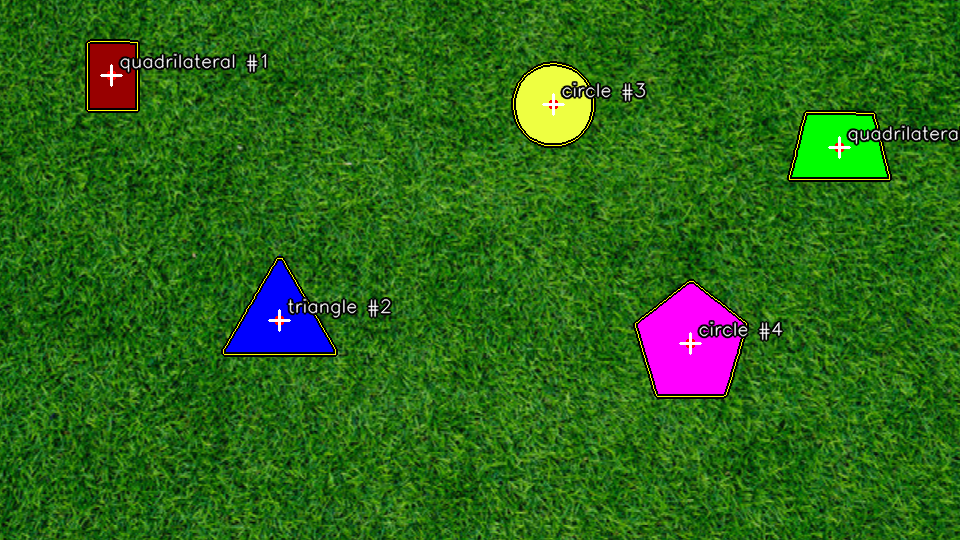
#> input picture Task1Solution.png, 960 x 540 px
$ python -i detect_shapes_video_task2.py   (imports and definitions only)
#> lines starting #> are read from the running program, lines starting #| are printed output that depends on the picture; after the words box and inside, x2 and y2 are one past the last pixel; in counts of white or black regions, pixels touching at a corner belong together
### detect_shapes.py
import argparse
import os
from typing import List, Tuple

import cv2
import numpy as np


# [7 lines left out: function read_image_bgr, not called in this run]


def compute_background_lab(image_bgr: np.ndarray, border: int =12) -> np.ndarray:
	"""Estimate grassy background color in CIE LAB by sampling the border."""
	image_lab = cv2.cvtColor(image_bgr, cv2.COLOR_BGR2LAB)
	h, w = image_lab.shape[:2]

	mask = np.zeros((h, w), dtype=np.uint8)
	mask[:border, :] = 1
	mask[-border:, :] = 1
	mask[:, :border] = 1
	mask[:, -border:] = 1

	bg_pixels = image_lab[mask.astype(bool)]
	if bg_pixels.size == 0:
		bg_pixels = image_lab.reshape(-1, 3)
	background_lab = np.median(bg_pixels, axis=0).astype(np.float32)
	return background_lab


essential_kernel = np.ones((5, 5), dtype=np.uint8)

#takes a color image in an nd array and returns a binary mask in an nd array
# [153 lines left out: functions build_foreground_mask, classify_shape, find_contours, annotate_image, run, parse_args, not called in this run]


# [4 lines that do not run on import are left out]

### detect_shapes_video_task2.py
"""
PennAir Challenge - Dynamic Shape Detection and Tracking
=======================================================

This module processes video streams to detect and track colored shapes on different backgrounds.
It combines color-based detection (LAB color space) with motion detection (MOG2) for
shape identification and provides both 2D pixel coordinates and 3D world coordinates.

Key Features:
- Dual detection: Color-based (LAB distance) + Motion-based (background subtraction)
- Tunable parameters: Gaussian blur, threshold values, morphological operations
- 3D coordinate estimation using pinhole camera model and reference circle
- Real-time processing with optional live preview
"""

import argparse
import os
from typing import List, Tuple, Optional

import cv2
import numpy as np

# Import helper functions from static image detector module
from detect_shapes import (
	compute_background_lab,     # Estimates grass background color from image borders
	build_foreground_mask,      # Creates binary mask for non-grass regions
	find_contours,              # Finds and filters contours by area
	classify_shape,             # Classifies contours as circle, triangle, square, etc.
	essential_kernel            # 5x5 morphological kernel for noise reduction
)

# === CAMERA CALIBRATION PARAMETERS ===
# These values are specific to the camera from the provided intrinsic matrix
DEFAULT_FX = 2564.3186869      # Focal length in x-direction (pixels)
DEFAULT_FY = 2569.70273111     # Focal length in y-direction (pixels)
DEFAULT_CIRCLE_RADIUS_IN = 10.0  # Known real-world radius of reference circle (inches)

# === 3D CALIBRATION CACHE ===
# These values are computed once from the reference circle and reused for all frames
# This assumes constant depth (planar scene) which is valid for objects on flat plane
Z0_CACHE: Optional[float] = None        # Constant depth from camera to ground plane
ALPHA_X_CACHE: Optional[float] = None   # Pre-computed scale factor: Z0 / fx
ALPHA_Y_CACHE: Optional[float] = None   # Pre-computed scale factor: Z0 / fy


def process_video_frame(
    frame: np.ndarray,
    background_lab: Optional[np.ndarray] = None,
    mog2: Optional[cv2.BackgroundSubtractor] = None,
    *,
    fx: Optional[float] = None,
    fy: Optional[float] = None,
    cx: float = 0.0,
    cy: float = 0.0,
    circle_radius_in: Optional[float] = None,
    label_3d: bool = False,
    blur_kernel_size: int = 5,
    blur_sigma: float = 0.0,
    threshold: int = 95
) -> Tuple[np.ndarray, List[np.ndarray], np.ndarray]:
    """
    Process a single video frame for shape detection using dual-method approach.

    This function combines color-based detection (LAB color space distance from grass)
    with motion-based detection (MOG2 background subtraction) to identify shapes on different backgrounds.

    Args:
        frame: Input BGR frame from video
        background_lab: Pre-computed grass background color in LAB space
        mog2: MOG2 background subtractor for motion detection
        fx, fy: Camera focal lengths for 3D coordinate calculation
        cx, cy: Image center coordinates (origin for coordinate system)
        circle_radius_in: Known real-world radius of reference circle
        label_3d: Whether to compute and display 3D coordinates
        blur_kernel_size: Gaussian blur kernel size (reduces noise)
        blur_sigma: Gaussian blur strength (0 = auto-calculate)
        threshold: LAB distance threshold for foreground detection

    Returns:
        Tuple of (annotated_frame, detected_contours, combined_mask)
    """
    # Fallback: compute background from current frame if not provided
    if background_lab is None:
        print("No background provided, computing from frame")
        background_lab = compute_background_lab(frame)

    # === COLOR-BASED DETECTION ===
    # Create mask based on LAB color distance from background
    lab_mask = build_foreground_mask_with_background(frame, background_lab, blur_kernel_size, blur_sigma, threshold)

    # === MOTION-BASED DETECTION ===
    # Use MOG2 to detect moving objects that cannot be detected with color mask
    motion_mask = None
    if mog2 is not None:
        fg = mog2.apply(frame)
        # Remove shadows (value 127) and keep only strong foreground (255)
        _, motion_mask = cv2.threshold(fg, 150, 255, cv2.THRESH_BINARY)
        # Clean up motion mask with morphological operations
        motion_mask = cv2.morphologyEx(motion_mask, cv2.MORPH_OPEN, essential_kernel, iterations=1)   # Remove noise
        motion_mask = cv2.morphologyEx(motion_mask, cv2.MORPH_CLOSE, essential_kernel, iterations=1)  # Fill gaps
    else:
        motion_mask = np.zeros_like(lab_mask)

    # === MASK FUSION ===
    # Combine both detection methods: pixel is foreground if EITHER method detects it
    combined_mask = cv2.bitwise_or(lab_mask, motion_mask)

    # === CONTOUR DETECTION ===
    # Find shapes and filter by area to remove noise and overly large regions
    contours = find_contours_with_min_area(combined_mask, min_area=10000, max_area=150000)

    # === ANNOTATION ===
    # Draw detected shapes with labels and coordinate information
    annotated_frame = annotate_video_frame(
        frame, contours,
        fx=fx, fy=fy, cx=cx, cy=cy,
        circle_radius_in=circle_radius_in,
        label_3d=label_3d
    )

    return annotated_frame, contours, combined_mask


def _estimate_depth_from_circle(contours: List[np.ndarray], fx: float, fy: float, circle_radius_in: float):
    """
    Find a circle among contours and calculate depth Z (in same units as circle_radius_in).
    Uses the minEnclosingCircle radius in pixels and pinhole model: Z = f * R_real / r_pix.
    Returns (Z, r_pix) or (None, None) if no circle found.
    """
    if fx is None or fy is None or circle_radius_in is None:
        return None, None

    f = 0.5 * (float(fx) + float(fy))
    for cnt in sorted(contours, key=cv2.contourArea, reverse=True):
        name = classify_shape(cnt).lower()
        if "circle" in name:
            (cx, cy), r_pix = cv2.minEnclosingCircle(cnt)
            if r_pix > 5:
                Z = (f * float(circle_radius_in)) / float(r_pix)
                return float(Z), float(r_pix)
    return None, None


# [8 lines left out: function _pixel_to_camera_xyz, not called in this run]


def find_contours_with_min_area(mask: np.ndarray, min_area: int = 50, max_area: int = 150000) -> List[np.ndarray]:
	"""Find contours with a minimum area filter to remove noise."""
	contours, _ = cv2.findContours(mask, cv2.RETR_EXTERNAL, cv2.CHAIN_APPROX_SIMPLE)
	# Filter contours by minimum area
	large_contours = [cnt for cnt in contours if cv2.contourArea(cnt) >= min_area and cv2.contourArea(cnt) <= max_area]
	# Sort left-to-right for predictable order
	large_contours.sort(key=lambda c: cv2.boundingRect(c)[0])
	return large_contours


def build_foreground_mask_with_background(
    image_bgr: np.ndarray,
    background_lab: np.ndarray,
    blur_kernel_size: int = 5,
    blur_sigma: float = 0.0,
    threshold: int = 95
) -> np.ndarray:
	"""
	Create foreground mask using LAB color space distance from grass background.

	This is the core color-based detection algorithm. It works by:
	1. Blurring the image to reduce texture noise from grass
	2. Converting to LAB color space (better for color distance calculations)
	3. Computing Euclidean distance from each pixel to the grass background color
	4. Thresholding to create binary mask (foreground vs background)
	5. Morphological operations to clean up the mask

	Args:
		image_bgr: Input frame in BGR color space
		background_lab: Pre-computed grass background color in LAB space
		blur_kernel_size: Size of Gaussian blur kernel (must be odd)
		blur_sigma: Gaussian blur standard deviation (0 = auto-calculate)
		threshold: Distance threshold for foreground detection (0-255)

	Returns:
		Binary mask where 255 = foreground (shapes), 0 = background (grass)
	"""
	# Ensure kernel size is odd (required by OpenCV)
	if blur_kernel_size % 2 == 0:
		blur_kernel_size += 1

	# Apply Gaussian blur to reduce grass texture noise
	blurred = cv2.GaussianBlur(image_bgr, (blur_kernel_size, blur_kernel_size), blur_sigma)

	# Convert to LAB color space for perceptually uniform color distance
	lab = cv2.cvtColor(blurred, cv2.COLOR_BGR2LAB).astype(np.float32)

	# Compute Euclidean distance from each pixel to grass background color
	delta = np.linalg.norm(lab - background_lab.reshape(1, 1, 3), axis=2)

	# Normalize distance values to 0-255 range for thresholding
	delta_norm = cv2.normalize(delta, None, 0, 255, cv2.NORM_MINMAX).astype(np.uint8)

	# Apply fixed threshold to create binary mask
	_, mask = cv2.threshold(delta_norm, threshold, 255, cv2.THRESH_BINARY)

	# Morphological operations to clean up the mask
	mask = cv2.morphologyEx(mask, cv2.MORPH_CLOSE, essential_kernel, iterations=2)  # Fill small holes
	mask = cv2.morphologyEx(mask, cv2.MORPH_OPEN, essential_kernel, iterations=1)   # Remove small noise

	return mask


def annotate_video_frame(
    frame: np.ndarray,
    contours: List[np.ndarray],
    *,
    fx: Optional[float] = None,
    fy: Optional[float] = None,
    cx: float = 0.0,
    cy: float = 0.0,
    circle_radius_in: Optional[float] = None,
    label_3d: bool = False
) -> np.ndarray:
    """
    Annotate video frame with detected shapes, coordinates, and visual markers.

    Draws shape outlines, centroids, labels, and coordinate information on the frame.
    Provides both 2D pixel coordinates (relative to image center) and optional 3D
    world coordinates using the pinhole camera model.

    Args:
        frame: Input BGR frame to annotate
        contours: List of detected shape contours
        fx, fy: Camera focal lengths for 3D coordinate calculation
        cx, cy: Image center coordinates (coordinate system origin)
        circle_radius_in: Known real-world radius of reference circle
        label_3d: Whether to compute and display 3D world coordinates

    Returns:
        Annotated frame with shape outlines, labels, and coordinate information
    """
    annotated = frame.copy()

    # === COORDINATE SYSTEM ORIGIN ===
    # Draw green dot at image center to show coordinate system origin
    try:
        center_u = int(round(cx))
        center_v = int(round(cy))
        cv2.circle(annotated, (center_u, center_v), 6, (0, 255, 0), -1)  # Green dot
    except Exception:
        pass

    # === 3D COORDINATE SETUP ===
    # Retrieve cached depth and scale factors for 3D coordinate calculation
    Z_for_frame = None
    alpha_x = None
    alpha_y = None
    if label_3d and (fx is not None) and (fy is not None):
        global Z0_CACHE, ALPHA_X_CACHE, ALPHA_Y_CACHE
        if (Z0_CACHE is not None) and (ALPHA_X_CACHE is not None) and (ALPHA_Y_CACHE is not None):
            # Use pre-computed values from initialization
            Z_for_frame = Z0_CACHE
            alpha_x, alpha_y = ALPHA_X_CACHE, ALPHA_Y_CACHE
        elif circle_radius_in is not None:
            # Fallback: try to compute depth from current frame if not cached
            Z_try, _ = _estimate_depth_from_circle(contours, fx, fy, circle_radius_in)
            if Z_try is not None:
                Z0_CACHE = float(Z_try)
                ALPHA_X_CACHE = Z0_CACHE / float(fx)
                ALPHA_Y_CACHE = Z0_CACHE / float(fy)
                Z_for_frame = Z0_CACHE
                alpha_x, alpha_y = ALPHA_X_CACHE, ALPHA_Y_CACHE

    # === SHAPE ANNOTATION ===
    # Process each detected shape contour
    for idx, contour in enumerate(contours, start=1):
        shape_name = classify_shape(contour)

        # Draw shape outline with border and colored fill for visibility
        cv2.drawContours(annotated, [contour], -1, (0, 0, 0), thickness=4)      # Black border
        cv2.drawContours(annotated, [contour], -1, (0, 255, 255), thickness=2)  # Yellow outline

        # Calculate and mark centroid
        moments = cv2.moments(contour)
        if moments["m00"] != 0:  # Valid contour with non-zero area
            # Compute centroid coordinates
            u = int(moments["m10"] / moments["m00"])
            v = int(moments["m01"] / moments["m00"])

            # Draw centroid marker
            cv2.circle(annotated, (u, v), 8, (0, 0, 255), -1)  # Red dot
            cv2.drawMarker(annotated, (u, v), (255, 255, 255),  # White cross
                           markerType=cv2.MARKER_CROSS, markerSize=15, thickness=3)

            # === COORDINATE CALCULATION ===
            # Convert to center-origin coordinates (image center = (0,0))
            u_c = int(round(u - cx))
            v_c = int(round(v - cy))

            # Prepare text labels
            line1 = f"{shape_name} #{idx}  (u_c,v_c)=({u_c},{v_c})"  # 2D coordinates

            # Optional 3D world coordinates using pinhole camera model
            line2 = None
            if (Z_for_frame is not None) and (alpha_x is not None) and (alpha_y is not None):
                X = alpha_x * (u - cx)  # World X coordinate
                Y = alpha_y * (v - cy)  # World Y coordinate
                Z = Z_for_frame         # Constant depth (planar assumption)
                line2 = f"(x,y,depth)=({X:.1f},{Y:.1f},{Z:.1f})"

            # === TEXT RENDERING ===
            # Draw text with black halo for readability on any background
            y0 = max(20, v - 20)  # Position text above centroid
            for (txt, dy) in [(line1, 0), (line2, 22)]:
                if txt is None:
                    continue
                pos = (u + 12, y0 + dy)
                # Black halo (thicker text)
                cv2.putText(annotated, txt, pos, cv2.FONT_HERSHEY_SIMPLEX, 0.7, (0, 0, 0), 4, cv2.LINE_AA)
                # White text (thinner, on top)
                cv2.putText(annotated, txt, pos, cv2.FONT_HERSHEY_SIMPLEX, 0.7, (255, 255, 255), 2, cv2.LINE_AA)
        else:
            # Fallback for invalid contours: use bounding box center
            x, y, _, _ = cv2.boundingRect(contour)
            label = f"{shape_name} #{idx}"
            cv2.putText(annotated, label, (x, y - 12), cv2.FONT_HERSHEY_SIMPLEX, 0.8, (0, 0, 0), 4, cv2.LINE_AA)
            cv2.putText(annotated, label, (x, y - 12), cv2.FONT_HERSHEY_SIMPLEX, 0.8, (255, 255, 255), 2, cv2.LINE_AA)

    return annotated


def initialize_constant_depth_and_scales(
    first_frame: np.ndarray,
    background_lab: np.ndarray,
    mog2: cv2.BackgroundSubtractor,
    fx: float, fy: float, cx: float, cy: float,
    circle_radius_in: float,
    blur_kernel_size: int = 5,
    blur_sigma: float = 0.0,
    threshold: int = 95
) -> None:
    """
    Compute Z0 (constant depth) once using the circle in the first frame,
    then cache Z0 and the linear scales alpha_x = Z0/fx, alpha_y = Z0/fy.
    """
    global Z0_CACHE, ALPHA_X_CACHE, ALPHA_Y_CACHE

    # Build the same combined mask you use per-frame
    lab_mask = build_foreground_mask_with_background(first_frame, background_lab, blur_kernel_size, blur_sigma, threshold)

    fg = mog2.apply(first_frame)  # already warmed up by caller
    _, motion_mask = cv2.threshold(fg, 200, 255, cv2.THRESH_BINARY)  # drop shadows
    motion_mask = cv2.morphologyEx(motion_mask, cv2.MORPH_OPEN, essential_kernel, iterations=1)
    motion_mask = cv2.morphologyEx(motion_mask, cv2.MORPH_CLOSE, essential_kernel, iterations=1)

    combined_mask = cv2.bitwise_or(lab_mask, motion_mask)
    contours = find_contours_with_min_area(combined_mask, min_area=10000, max_area=150000)

    # min area used to be 20000

    Z_try, _ = _estimate_depth_from_circle(contours, fx, fy, circle_radius_in)
    if Z_try is not None:
        Z0_CACHE = float(Z_try)
        ALPHA_X_CACHE = Z0_CACHE / float(fx)
        ALPHA_Y_CACHE = Z0_CACHE / float(fy)
        print(f"[Init] Z0={Z0_CACHE:.3f}, alpha_x={ALPHA_X_CACHE:.6f}, alpha_y={ALPHA_Y_CACHE:.6f}")
    else:
        print("[Init] Warning: could not estimate Z0 from the first frame (no circle found). "
              "3D labels will be omitted until depth is set.")


def process_video_stream(
    input_path: str,
    output_path: str,
    show_preview: bool = False,
    blur_kernel_size: int = 5,
    blur_sigma: float = 0.0,
    threshold: int = 95
) -> None:
    """
    Main video processing pipeline for shape detection and tracking.

    Processes an input video file frame by frame, applying the dual-detection
    algorithm (color + motion) to identify and track colored shapes on grass.
    Outputs an annotated video with shape labels and coordinate information.

    Processing Pipeline:
    1. Initialize background model from first frame
    2. Set up MOG2 background subtractor for motion detection
    3. Calibrate 3D coordinate system using reference circle
    4. Process each frame with dual detection algorithm
    5. Annotate frames with shape information and coordinates
    6. Write annotated frames to output video

    Args:
        input_path: Path to input video file
        output_path: Path for output annotated video
        show_preview: Whether to display live preview window
        blur_kernel_size: Gaussian blur kernel size for noise reduction
        blur_sigma: Gaussian blur strength (0 = auto-calculate)
        threshold: LAB distance threshold for color-based detection
    """
#> called with input_path = 'Task1Solution.png', output_path = 'out.png', show_preview = False, blur_kernel_size = 5, blur_sigma = 0, threshold = 95
    # === VIDEO SETUP ===
    cap = cv2.VideoCapture(input_path)
    if not cap.isOpened():
        raise ValueError(f"Could not open video file: {input_path}")

    # Get video properties
    fps = cap.get(cv2.CAP_PROP_FPS)
    width = int(cap.get(cv2.CAP_PROP_FRAME_WIDTH))
    height = int(cap.get(cv2.CAP_PROP_FRAME_HEIGHT))
    total_frames = int(cap.get(cv2.CAP_PROP_FRAME_COUNT))

    print(f"Processing video: {width}x{height} @ {fps:.1f}fps, {total_frames} frames")
    print(f"Detection parameters: blur_kernel={blur_kernel_size}, blur_sigma={blur_sigma}, threshold={threshold}")

    # Set coordinate system origin at image center
    cx = width / 2.0
    cy = height / 2.0

    # Initialize output video writer
    fourcc = cv2.VideoWriter_fourcc(*'mp4v')
    out = cv2.VideoWriter(output_path, fourcc, fps, (width, height))

    # === BACKGROUND MODEL INITIALIZATION ===
    # Estimate grass background color from first frame border pixels
    ret, first_frame = cap.read()
#> first_frame is the input picture: shape (540, 960, 3); mean B, G, R 23.9, 103.5, 43.7
    if not ret:
        raise ValueError("Could not read first frame")
    background_lab = compute_background_lab(first_frame)
#> in compute_background_lab, `background_lab = np.median(bg_pixels, axis=0).astype(np.float32)`: background_lab = [97, 90, 167]
#> background_lab = [97, 90, 167]
    print(f"Estimated grass background color (LAB): {background_lab}")
#| Estimated grass background color (LAB): [ 97.  90. 167.]

    # === MOTION DETECTION SETUP ===
    # Initialize MOG2 background subtractor for motion-based detection
    # history=100: considers last 100 frames for background model
    # varThreshold=25: sensitivity to pixel changes (lower = more sensitive)
    # detectShadows=True: identifies shadows as separate class (value 127)
    mog2 = cv2.createBackgroundSubtractorMOG2(history=50, varThreshold=25, detectShadows=True)
    mog2.apply(first_frame)  # Initialize with first frame

    # === 3D CALIBRATION ===
    # Compute constant depth and scale factors using reference circle in first frame
    # This enables 3D world coordinate calculation for all subsequent frames
    initialize_constant_depth_and_scales(
        first_frame, background_lab, mog2,
        fx=DEFAULT_FX, fy=DEFAULT_FY, cx=cx, cy=cy,
        circle_radius_in=DEFAULT_CIRCLE_RADIUS_IN,
        blur_kernel_size=blur_kernel_size,
        blur_sigma=blur_sigma,
        threshold=threshold
    )
#> in build_foreground_mask_with_background, `lab = cv2.cvtColor(blurred, cv2.COLOR_BGR2LAB).astype(np.float32)`:
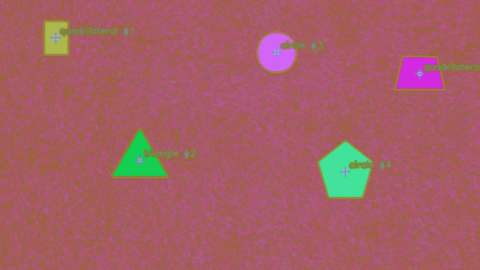
#> lab: shape (540, 960, 3) float32 (shown at 1/2 size); mean B, G, R 100.9, 94.7, 164.4
#> in build_foreground_mask_with_background, `delta = np.linalg.norm(lab - background_lab.reshape(1, 1, 3), axis=2)`:
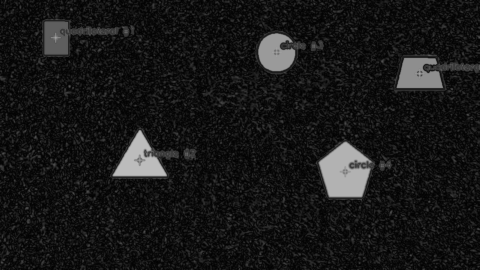
#> delta: shape (540, 960) float32 (shown at 1/2 size); min 0, max 188.5, mean 24
#> in build_foreground_mask_with_background, `delta_norm = cv2.normalize(delta, None, 0, 255, cv2.NORM_MINMAX).astyp..`:
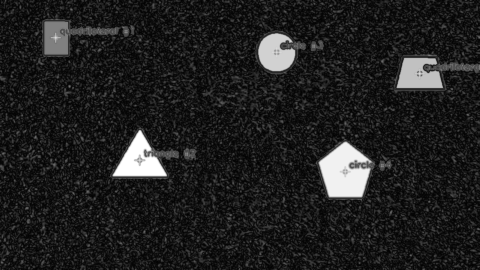
#> delta_norm: shape (540, 960) (shown at 1/2 size); min 0, max 255, mean 32
#> in build_foreground_mask_with_background, `_, mask = cv2.threshold(delta_norm, threshold, 255, cv2.THRESH_BINARY)`:
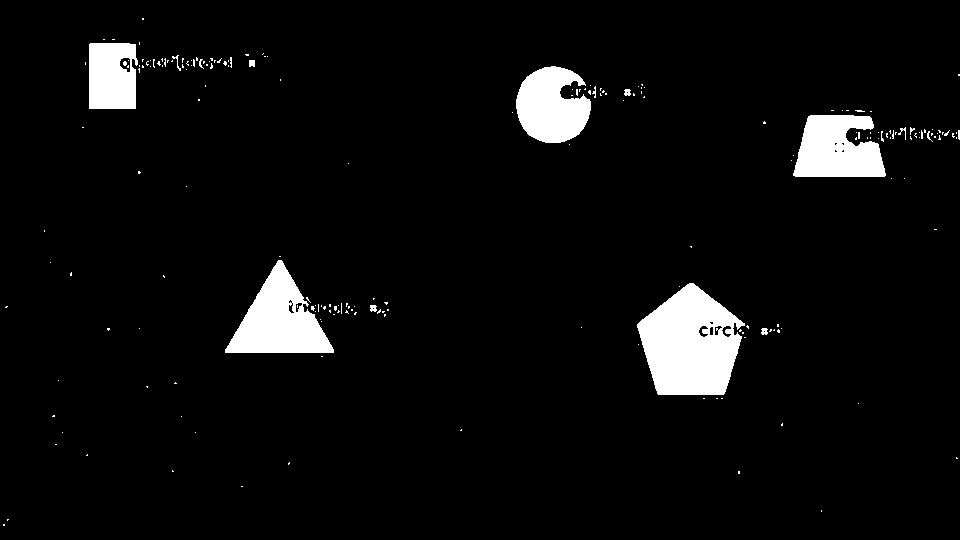
#> mask: shape (540, 960); 5.1% white; 206 white regions (192 under 20 px), largest, box (x1, y1, x2, y2) and area: (637, 283, 745, 395) 8348, (225, 260, 334, 353) 5296, (793, 115, 886, 177) 4422
#> (the rest of the program and of its run is left out)
